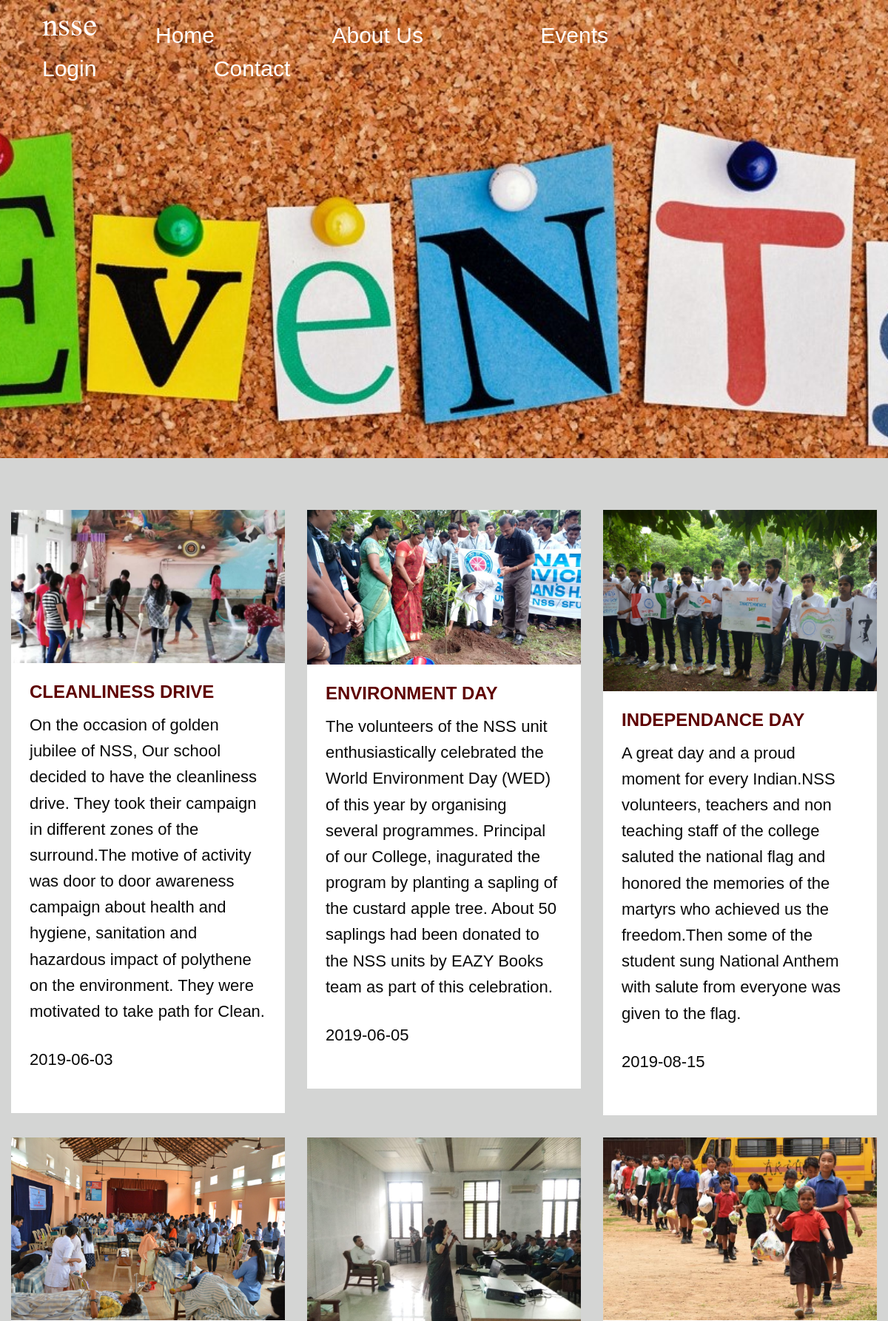
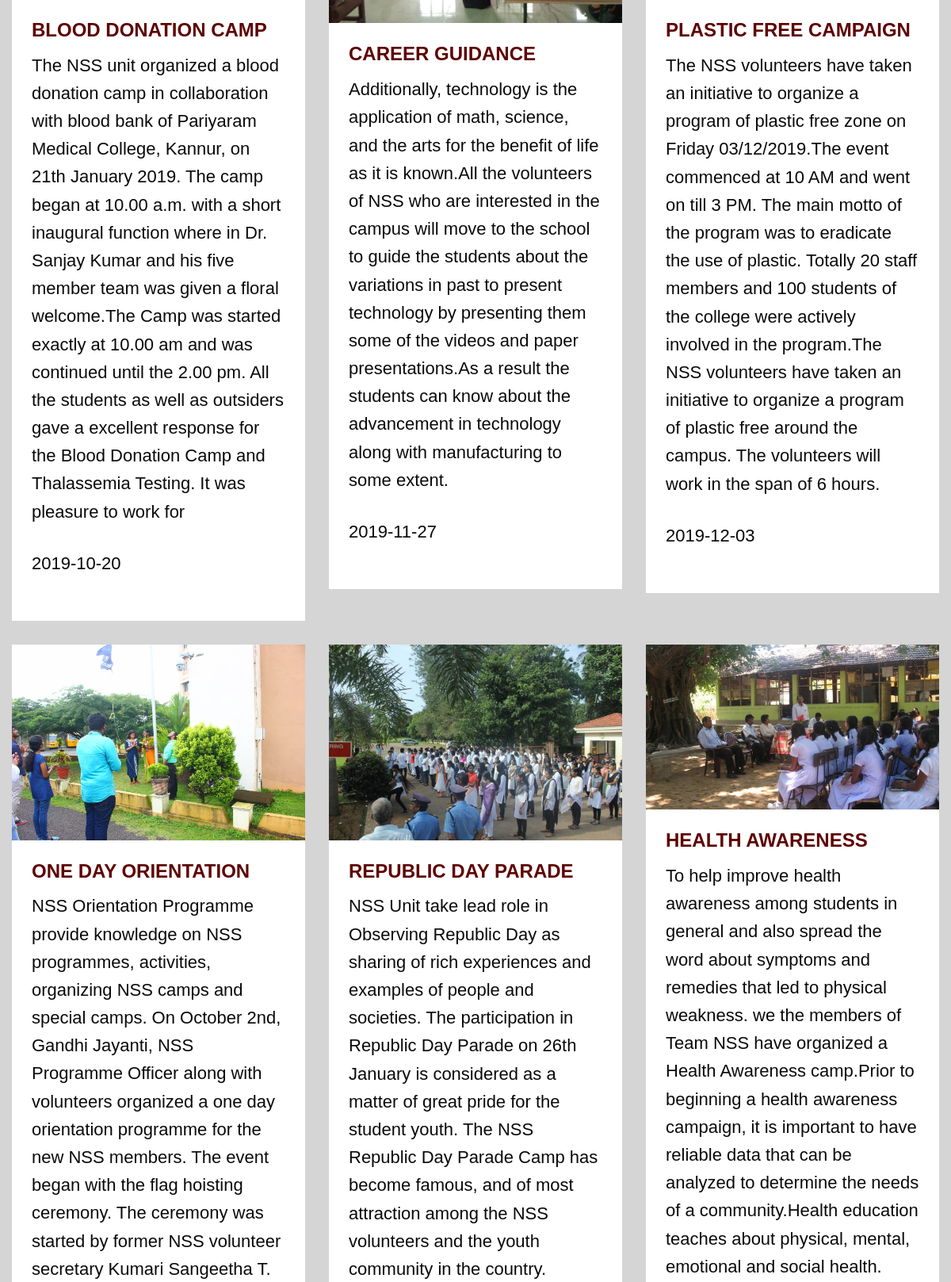
The app's page /nsse/events.php (upper part) with its own data (2 pictures, top to bottom).
### tables this page shows
CREATE TABLE IF NOT EXISTS `events` (
  `eventid` bigint(20) NOT NULL AUTO_INCREMENT,
  `title` varchar(50) NOT NULL,
  `news` varchar(500) NOT NULL,
  `addeddate` date NOT NULL,
  `image` varchar(25) NOT NULL,
  `status` bit(1) NOT NULL,
  PRIMARY KEY (`eventid`)
);

### nsse/events.php (the view, shortened to what this page needs)
<!DOCTYPE html>
 <html lang="zxx">
  <head>
   <link rel="stylesheet" href="css/bootstrap.min.css"/>
   <link rel="stylesheet" href="css/font-awesome.min.css"/>
   <link rel="stylesheet" href="css/flaticon.css"/>
   <link rel="stylesheet" href="css/magnific-popup.css"/>
   <link rel="stylesheet" href="css/owl.carousel.min.css"/>
   <link rel="stylesheet" href="css/style.css"/>
  </head>
  <body>
   <header class="header-section">
	<a href="index.php" class="site-logo"> <img src="img/nsse_white (1).png" alt=""> </a>
	<div class="container">
	 <ul class="main-menu"><li><a href="index.php">Home</a></li>
		                   <li><a href="about.php">About Us</a></li>
		                   <li><a href="events.php">Events</a></li>
		                   <li><a href="login.php">Login</a></li>
		                   <li><a href="contact.php">Contact</a></li>
	 </ul>
	</div>
   </header>
   <section class="page-top-section set-bg" data-setbg="img/event/events_bg.jpg">
   </section>
   <section class="developments-section spad">
	<div class="container">
	 <div class="row">
	  <?php
	    require_once("connection.php");
		$con = mysqli_connect($servername, $username, $password);
	    mysqli_select_db($con , $db);
		$q="select title,news,addeddate,image from events";
		$p=mysqli_query($con,$q);
		while($r=mysqli_fetch_array($p))
		{
	  ?>
	   <div class="col-lg-4 col-md-6">
		<div class="development-box ">
		 <a href="uploads/<?php echo $r['image'];?>" alt="" class="img-popup-gallery">
		  <img src="uploads/<?php echo $r['image'];?>" alt="">
		 </a>
		 <div class="dev-text">
		  <h4><?php echo $r['title'];?></h4>
		  <p> <?php echo $r['news'];?></p>
		  <p> <?php echo $r['addeddate'];?></p>
		 </div>
		</div>
	   </div>
	   <?php
	    }
	   ?>
	 </div>
	</div>
  </section>
 </body>
</html>

### nsse/css/style.css (style rules this page uses)
html, body { height: 100%; font-family: "Constantia", sans-serif; -webkit-font-smoothing: antialiased; font-smoothing: antialiased; }
h1, h2, h3, h4, h5, h6 { margin: 0; color: ; }
h4 { font-size: 24px; }
p { font-size: 22px; color: #090909; line-height: 1.6; }
img { max-width: 100%; }
ul, ol { padding: 0; margin: 0; }
.set-bg { background-repeat: no-repeat; background-size: cover; background-position: top center; }
.spad { padding-top: 70px; padding-bottom: 70px; }
.header-section { position: absolute; width: 100%; left: 0; top: 0; padding: 25px 35px 0; z-index: 99; }
.site-logo { float: left; margin-right: 50px; }
.main-menu { list-style: none; }
.main-menu li { display: inline-block; }
.main-menu li a { display: normal; font-size: 30px; color: #fff; margin-right: 140px; padding: 0px 7px; }
.page-top-section { height: 619px; position: relative; }
.developments-section { background: #d4d5d4; }
.development-box { background: #fff; margin-bottom: 30px; }
.development-box img { min-width: 100%; }
.development-box .dev-text { padding: 25px; overflow: hidden; }
.development-box .dev-text h4 { text-transform: uppercase; font-weight: 700; margin-bottom: 12px; }
.development-box .dev-text p { font-size: 22px; margin-bottom: 30px; }
@media (min-width: 1200px) { .container { max-width: 1621px; } }

### records on screen
events: image (picture), title "CLEANLINESS DRIVE", news "On the occasion of golden jubilee of NSS, Our school decided to have the cleanliness drive. They took their campaign in different zones of the surround.The motive of activity was door to door awareness campaign about health and hygiene, sanitation and hazardous impact of polythene on the environment. They were motivated to take path for Clean.", addeddate "2019-06-03"
events: image (picture), title "ENVIRONMENT DAY", news "The volunteers of the NSS unit enthusiastically celebrated the World Environment Day (WED) of this year by organising several programmes. Principal of our College, inagurated the program by planting a sapling of the custard apple tree. About 50 saplings had been donated to the NSS units by EAZY Books team as part of this celebration.", addeddate "2019-06-05"
events: image (picture), title "INDEPENDANCE DAY", news "A great day and a proud moment for every Indian.NSS volunteers, teachers and non teaching staff of the college saluted the national flag and honored the memories of the martyrs who achieved us the freedom.Then some of the student sung National Anthem with salute from everyone was given to the flag.", addeddate "2019-08-15"
events: image (picture), title "BLOOD DONATION CAMP", news "The NSS unit organized a blood donation camp in collaboration with blood bank of Pariyaram Medical College, Kannur, on 21th January 2019. The camp began at 10.00 a.m. with a short inaugural function where in Dr. Sanjay Kumar and his five member team was given a floral welcome.The Camp was started exactly at 10.00 am and was continued until the 2.00 pm. All the students as well as outsiders gave a excellent response for the Blood Donation Camp and Thalassemia Testing. It was pleasure to work for", addeddate "2019-10-20"
events: image (picture), title "CAREER GUIDANCE", news "Additionally, technology is the application of math, science, and the arts for the benefit of life as it is known.All the volunteers of NSS who are interested in the campus will move to the school to guide the students about the variations in past to present technology by presenting them some of the videos and paper presentations.As a result the students can know about the advancement in technology along with manufacturing to some extent.", addeddate "2019-11-27"
events: image (picture), title "PLASTIC FREE CAMPAIGN", news "The NSS volunteers have taken an initiative to organize a program of plastic free zone on Friday 03/12/2019.The event commenced at 10 AM and went on till 3 PM. The main motto of the program was to eradicate the use of plastic. Totally 20 staff members and 100 students of the college were actively involved in the program.The NSS volunteers have taken an initiative to organize a program of plastic free around the campus. The volunteers will work in the span of 6 hours.", addeddate "2019-12-03"
events: image (picture), title "ONE DAY ORIENTATION", news "NSS Orientation Programme provide knowledge on NSS programmes, activities, organizing NSS camps and special camps. On October 2nd, Gandhi Jayanti, NSS Programme Officer along with volunteers organized a one day orientation programme for the new NSS members. The event began with the flag hoisting ceremony. The ceremony was started by former NSS volunteer secretary Kumari Sangeetha T."
events: image (picture), title "REPUBLIC DAY PARADE", news "NSS Unit take lead role in Observing Republic Day as sharing of rich experiences and examples of people and societies. The participation in Republic Day Parade on 26th January is considered as a matter of great pride for the student youth. The NSS Republic Day Parade Camp has become famous, and of most attraction among the NSS volunteers and the youth community in the country."
events: image (picture), title "HEALTH AWARENESS", news "To help improve health awareness among students in general and also spread the word about symptoms and remedies that led to physical weakness. we the members of Team NSS have organized a Health Awareness camp.Prior to beginning a health awareness campaign, it is important to have reliable data that can be analyzed to determine the needs of a community.Health education teaches about physical, mental, emotional and social health."
